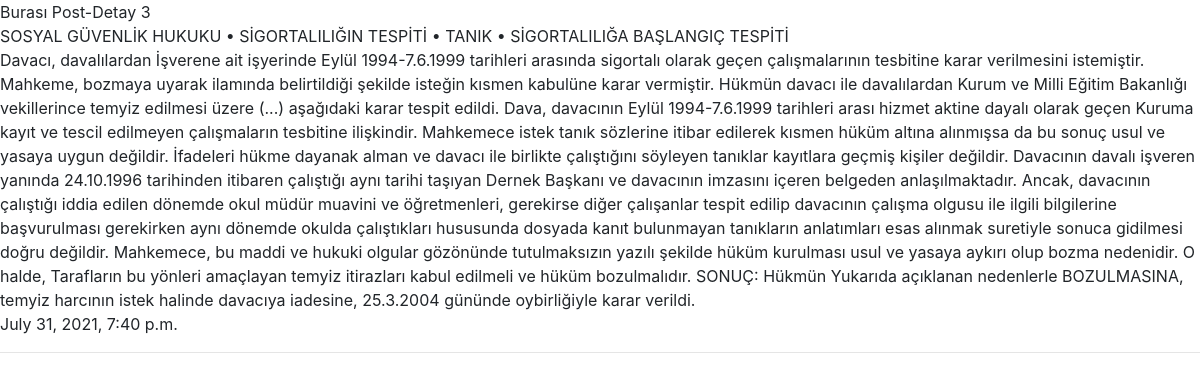
Page /post/3/detail/ on the committed database.
### post/models.py (models this page shows, shortened)
class Post(models.Model):
    title = models.CharField(max_length=255, verbose_name="Title")
    content = models.TextField(verbose_name="Content")
    published_date = models.DateTimeField(verbose_name="Publish Date")
    image = models.FileField(null=True, blank=True)

### post/views.py (the view)
# urls.py: path('<int:id>/detail/', post_detail, name='detail'),
def post_detail(request,id):
    post = get_object_or_404(Post,id=id)
    context = {
        'post':post
    }
    return render(request, 'post/detail.html',context)

### templates/post/detail.html (shortened to what this page needs)
{% extends 'partials/base.html' %}
{% block body %}
    Burası Post-Detay
    {{post.id}}<br>
    {{post.title}}<br>
    {{post.content}}<br>
    {{post.published_date}}<br>
    <hr>
{% endblock  %}

### static/css/style.css (style rules this page uses)
body { font-size: medium; }

### rows in the picture
Post: id "3", title "SOSYAL GÜVENLİK HUKUKU • SİGORTALILIĞIN TESPİTİ • TANIK • SİGORTALILIĞA BAŞLANGIÇ TESPİTİ", content "Davacı, davalılardan İşverene ait işyerinde Eylül 1994-7.6.1999 tarihleri arasında sigortalı olarak geçen çalışmalarının tesbitine karar verilmesini istemiştir. Mahkeme, bozmaya uyarak ilamında belirtildiği şekilde isteğin kısmen kabulüne karar vermiştir. Hükmün davacı ile davalılardan Kurum ve Milli Eğitim Bakanlığı vekillerince temyiz edilmesi üzere (...) aşağıdaki karar tespit edildi. Dava, davacının Eylül 1994-7.6.1999 tarihleri arası hizmet aktine dayalı olarak geçen Kuruma kayıt ve tescil edilmeyen çalışmaların tesbitine ilişkindir. Mahkemece istek tanık sözlerine itibar edilerek kısmen hüküm altına alınmışsa da bu sonuç usul ve yasaya uygun değildir. İfadeleri hükme dayanak alman ve…", published_date "July 31, 2021, 7:40 p.m."
